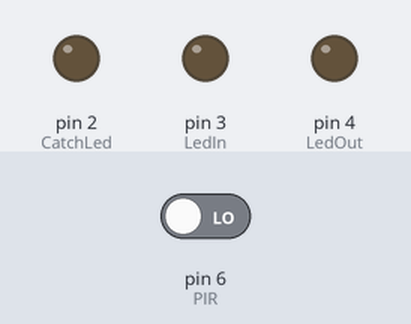
Recording of a sketch running on a simulated Arduino Uno, built with avr-gcc and run on an emulated ATmega328P. Shown: output pins drawn as LEDs (lit = HIGH). Inputs (shaded band) come from the test bench; at power-on: pin 6 (PIR) LOW. The local clock reads 2024-03-15 10:24:30 at power-on unless the sketch sets it; no radio packets arrive unless stated.

Above: at 1.2 s.
1.3 s: pin 6 (PIR) driven HIGH
Timing chart, 0 to 4.3 s (numbered marks = the images above; inputs shaded):
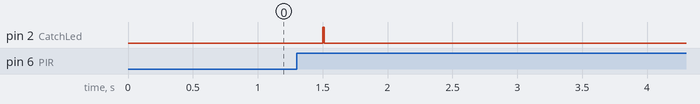

Measured:
- after the input at 1.3 s, pin 2 (CatchLed): LOW → HIGH after 0.20 s, → LOW 0.01 s later

The sketch:

MotionServer.ino
```cpp
#include <ThreeWire.h>
#include <RtcDS1302.h>
#include <nRF24L01.h>
#include <RF24.h>

struct RequestModel {
  char request[20];
  int param;
};

const int PIR = 6;
const int CatchLed = 2;
const int LedIn = 3;
const int LedOut = 4;

const int LogSize = 60;
const unsigned int DefPirInterval = 1500;
const unsigned long LongPirInterval = 60000;

const byte addresses[][6] = {"00001", "00002"};
const char reqMess[] = "GetLog";

ThreeWire myWire(A0, A1, A2); // IO, SCLK, CE
RtcDS1302<ThreeWire> Rtc(myWire);
RF24 radio(10, 9);

RequestModel model;

unsigned long pirInterval = DefPirInterval;
unsigned long pirPrevMil = 0;

char timeStr[20];

char Log[LogSize][20];
byte logIndex = 0;

void setup() {
  pinMode(PIR, INPUT);
  pinMode(CatchLed, OUTPUT);
  pinMode(LedIn, OUTPUT);
  pinMode(LedOut, OUTPUT);

  Serial.begin(9600);
  Rtc.Begin();
  radio.begin();
  radio.openWritingPipe(addresses[1]);
  radio.openReadingPipe(1, addresses[0]);
  radio.setPALevel(RF24_PA_LOW);
  radio.startListening();
}

void loop() {
  while (!radio.available())
  {
    unsigned long currMil = millis();

    if (currMil - pirPrevMil >= pirInterval)
    {
      pirPrevMil = currMil;
      pirInterval = checkPir() ? LongPirInterval : DefPirInterval;
    }
  }

  digitalWrite(LedIn, HIGH);
  radio.read(&model, sizeof(model));
  digitalWrite(LedIn, LOW);

  if (strcmp(model.request, reqMess) == 0)
  {
    sendLog(model.param);
    radio.startListening();
  }
}

void sendLog(int logI)
{
  if(logI >= logIndex)
  {
    return;
  }

  radio.stopListening();

  digitalWrite(LedOut, HIGH);
  radio.write(&Log[logI], sizeof(Log[logI]));
  digitalWrite(LedOut, LOW);
}

bool checkPir()
{
  if (digitalRead(PIR) == HIGH)
  {
    digitalWrite(CatchLed, HIGH);

    updateTimeStr();

    if (logIndex < LogSize)
    {
      for (int i = 0; i < 20; i++)
      {
        Log[logIndex][i] = timeStr[i];
      }

      logIndex++;
    }
    else
    {
      for (int i = 0; i < LogSize - 1; i++)
      {
        for (int j = 0; j < 20; j++)
        {
          Log[i][j] = Log[i + 1][j];
        }
      }

      for (int i = 0; i < 20; i++)
      {
        Log[LogSize - 1][i] = timeStr[i];
      }
    }

    delay(10);
    digitalWrite(CatchLed, LOW);

    return true;
  }

  return false;
}

void updateTimeStr()
{
  RtcDateTime dt = Rtc.GetDateTime();

  snprintf_P(timeStr,
             sizeof(timeStr) / sizeof(timeStr[0]),
             PSTR("%02u/%02u %02u:%02u:%02u"),
             dt.Month(),
             dt.Day(),
             dt.Hour(),
             dt.Minute(),
             dt.Second() );
}

void writeLogToSerial()
{
  for (int i = 0; i < LogSize; i++)
  {
    if (Log[i][0] != 0)
    {
      Serial.println(Log[i]);
    }
  }
  Serial.println(F("------------"));
}
```
